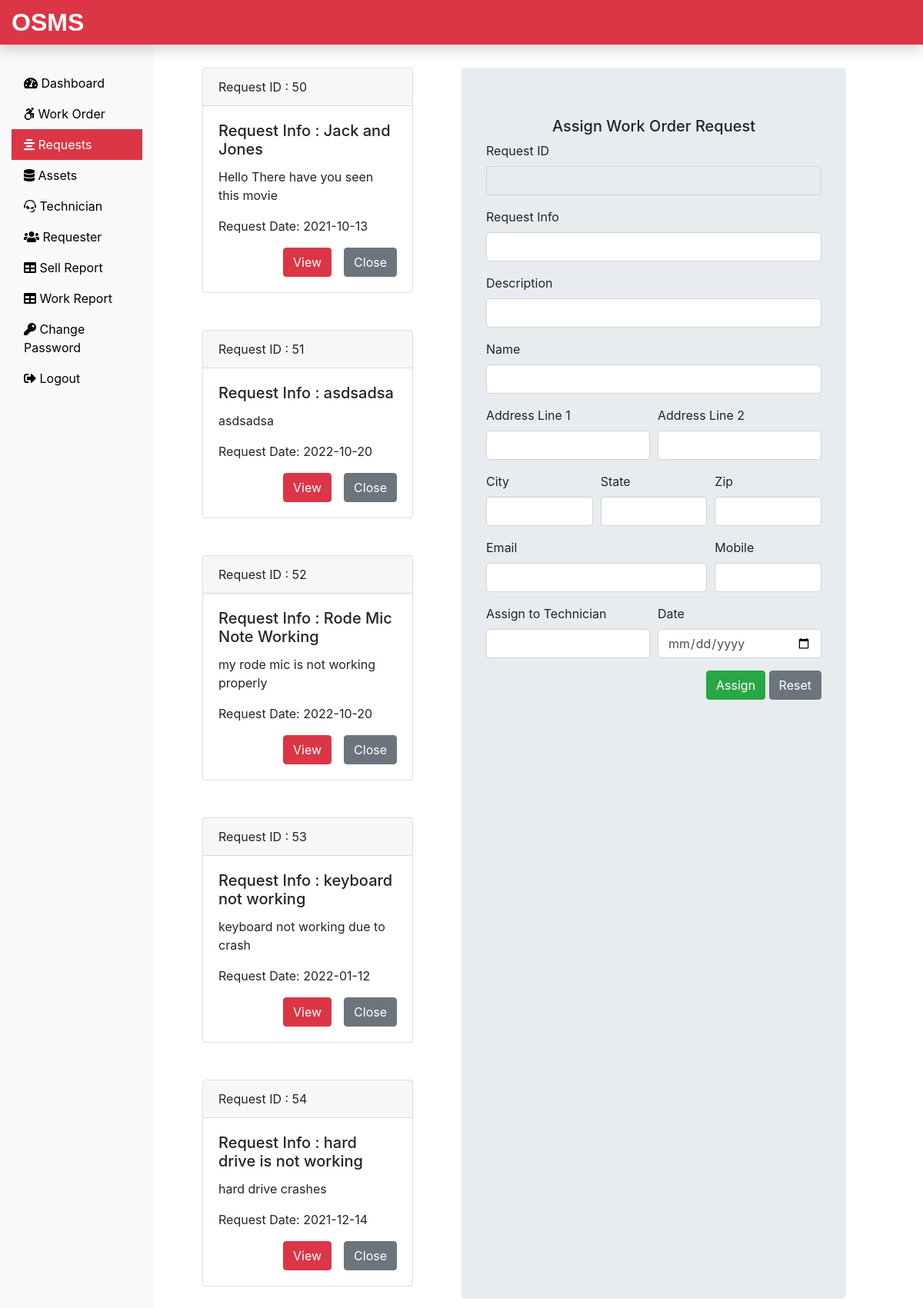
/Admin/request.php (signed in), run on the app's committed database.
### tables this page shows
CREATE TABLE `submitrequest_tb` (
  `request_id` int(11) NOT NULL,
  `request_info` text NOT NULL,
  `request_desc` text NOT NULL,
  `requester_name` varchar(60) NOT NULL,
  `requester_add1` text NOT NULL,
  `requester_add2` text NOT NULL,
  `requester_city` varchar(60) NOT NULL,
  `requester_state` varchar(60) NOT NULL,
  `requester_zip` int(11) NOT NULL,
  `requester_email` varchar(60) NOT NULL,
  `requester_mobile` bigint(11) NOT NULL,
  `request_date` date NOT NULL
);

### Admin/request.php (the view, shortened to what this page needs)
<?php
include('includes/header.php');
include('../dbConnection.php');
?>
<div class="col-sm-4 mb-5">
  <?php
 $sql = "SELECT request_id, request_info, request_desc, request_date FROM submitrequest_tb";
 $result = $conn->query($sql);
 if($result->num_rows > 0){
  while($row = $result->fetch_assoc()){
   echo '<div class="card mt-5 mx-5">';
   echo '<div class="card-header">';
   echo 'Request ID : '. $row['request_id'];
   echo '</div>';
   echo '<div class="card-body">';
   echo '<h5 class="card-title">Request Info : ' . $row['request_info'] . '</h5>';
   echo '<p class="card-text">' . $row['request_desc'] . '</p>';
   echo '<p class="card-text">Request Date: ' . $row['request_date'] . '</p>';
   echo '<div class="float-right">';
   echo '<form action="" method="POST"> <input type="hidden" name="id" value='. $row["request_id"] .'><input type="submit" class="btn btn-danger mr-3" name="view" value="View"><input type="submit" class="btn btn-secondary" name="close" value="Close"></form>';
   echo '</div>' ;
   echo '</div>' ;
   echo'</div>';
  }
 }
 ?>
</div>
<?php
  include('assignworkform.php');
  include('includes/footer.php');
?>

### data on the page
submitrequest_tb: request_id "50", request_info "Jack and Jones", request_desc "Hello There have you seen this movie", request_date "2021-10-13"
submitrequest_tb: request_id "51", request_info "asdsadsa", request_desc "asdsadsa", request_date "2022-10-20"
submitrequest_tb: request_id "52", request_info "Rode Mic Note Working", request_desc "my rode mic is not working properly", request_date "2022-10-20"
submitrequest_tb: request_id "53", request_info "keyboard not working", request_desc "keyboard not working due to crash", request_date "2022-01-12"
submitrequest_tb: request_id "54", request_info "hard drive is not working", request_desc "hard drive crashes", request_date "2021-12-14"
